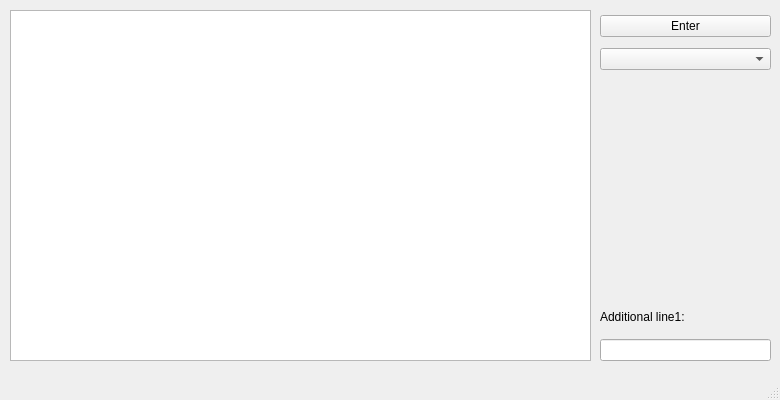
<?xml version="1.0" encoding="UTF-8"?>
<ui version="4.0">
 <class>MainWindow</class>
 <widget class="QMainWindow" name="MainWindow">
  <property name="geometry">
   <rect>
    <x>0</x>
    <y>0</y>
    <width>780</width>
    <height>400</height>
   </rect>
  </property>
  <property name="windowTitle">
   <string>MainWindow</string>
  </property>
  <widget class="QWidget" name="centralwidget">
   <widget class="QTextEdit" name="textEdit">
    <property name="geometry">
     <rect>
      <x>10</x>
      <y>10</y>
      <width>581</width>
      <height>351</height>
     </rect>
    </property>
   </widget>
   <widget class="QWidget" name="layoutWidget">
    <property name="geometry">
     <rect>
      <x>600</x>
      <y>300</y>
      <width>171</width>
      <height>61</height>
     </rect>
    </property>
    <layout class="QVBoxLayout" name="verticalLayout">
     <item>
      <widget class="QLabel" name="label">
       <property name="text">
        <string>Additional line1:</string>
       </property>
      </widget>
     </item>
     <item>
      <widget class="QLineEdit" name="lineEdit">
       <property name="inputMask">
        <string>999</string>
       </property>
      </widget>
     </item>
    </layout>
   </widget>
   <widget class="QWidget" name="layoutWidget">
    <property name="geometry">
     <rect>
      <x>600</x>
      <y>10</y>
      <width>171</width>
      <height>66</height>
     </rect>
    </property>
    <layout class="QVBoxLayout" name="verticalLayout_2">
     <item>
      <widget class="QPushButton" name="pushButton">
       <property name="text">
        <string>Enter</string>
       </property>
      </widget>
     </item>
     <item>
      <widget class="QComboBox" name="comboBox"/>
     </item>
    </layout>
   </widget>
  </widget>
  <widget class="QMenuBar" name="menubar">
   <property name="geometry">
    <rect>
     <x>0</x>
     <y>0</y>
     <width>780</width>
     <height>25</height>
    </rect>
   </property>
  </widget>
  <widget class="QStatusBar" name="statusbar"/>
 </widget>
 <resources/>
 <connections/>
</ui>
